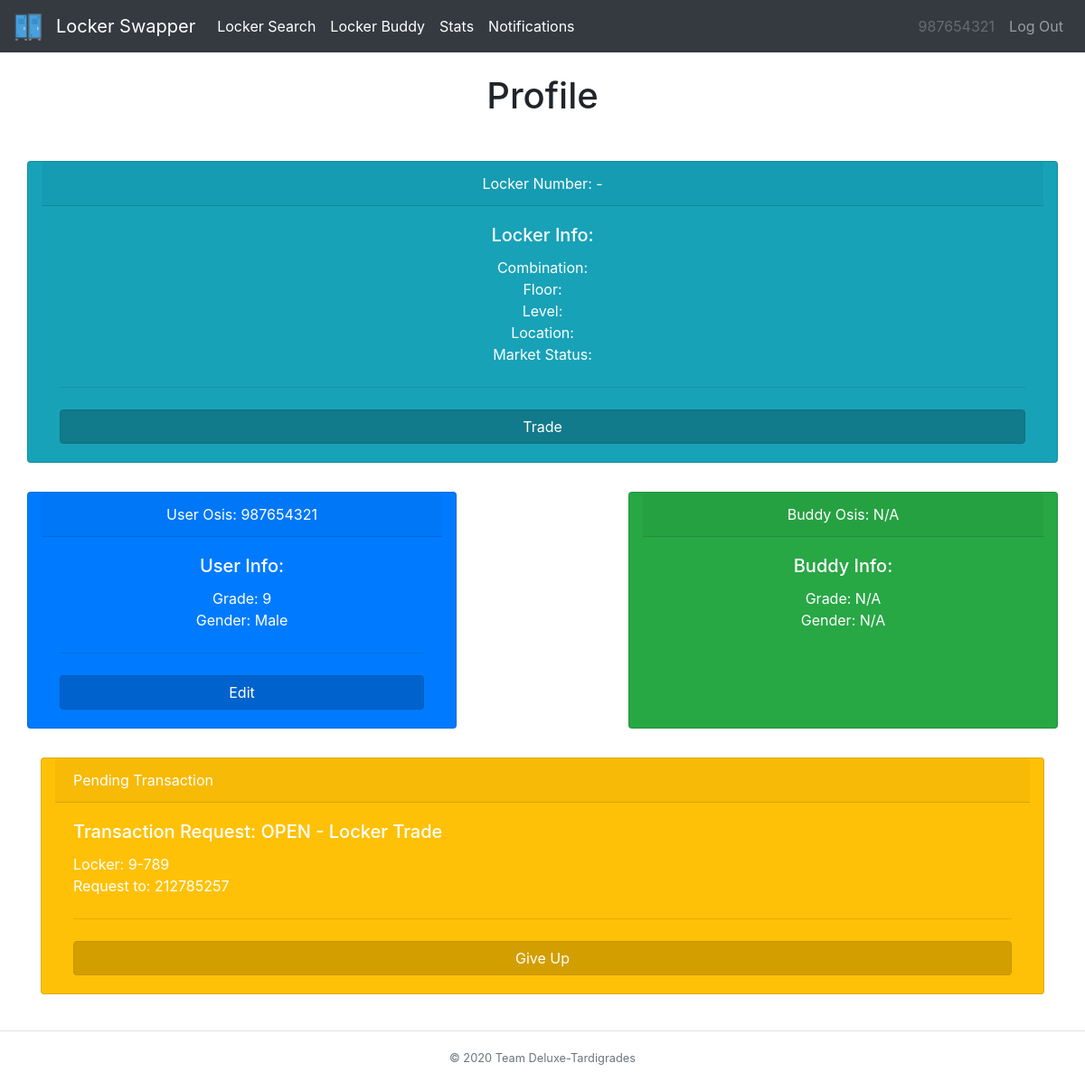
Before: /home (signed in) with the older database file.
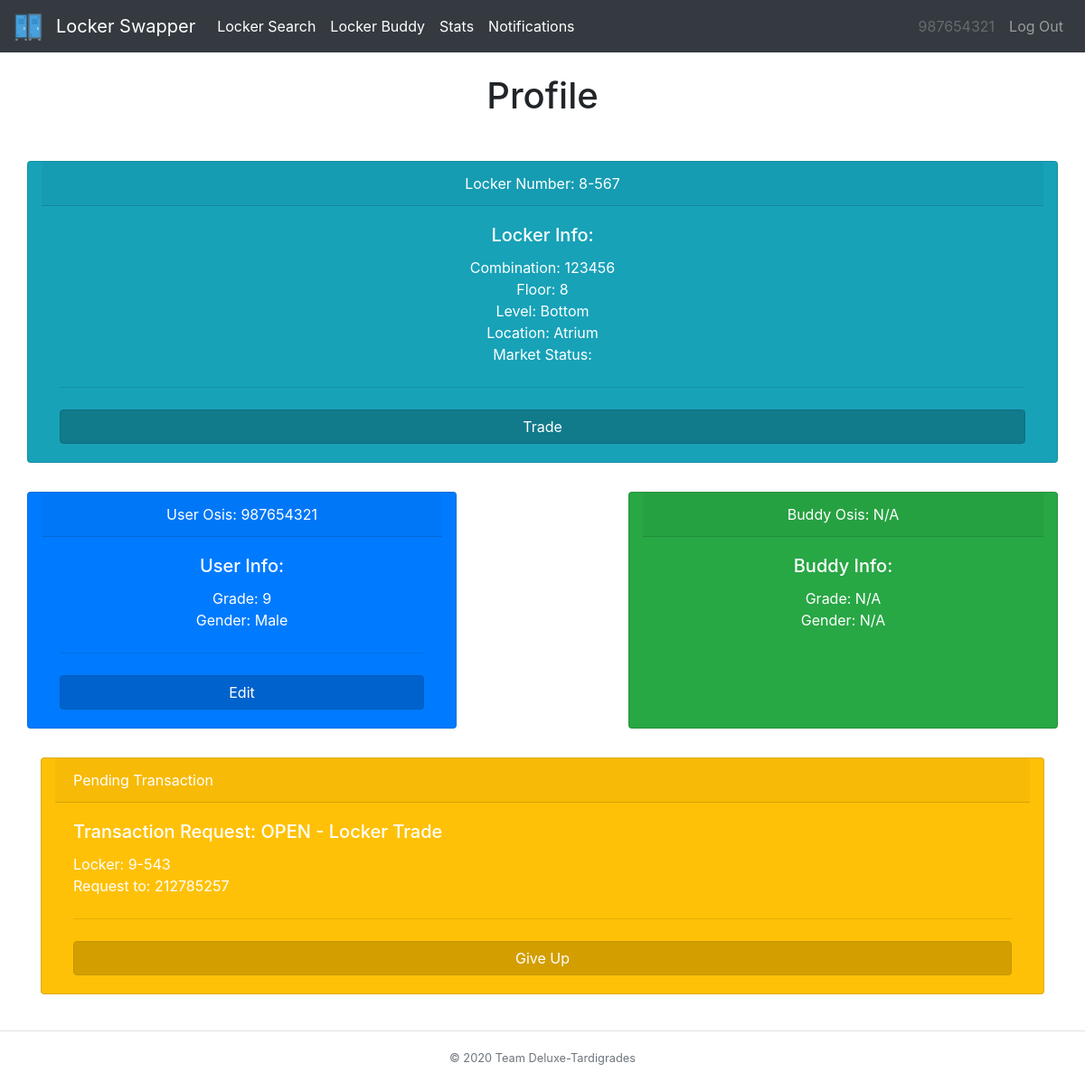
After: the same page with the newer database file.
### tables this page shows
CREATE TABLE user_tbl (osis INT, password TEXT, locker INT, grade INT, buddy INT, survey TEXT, gender TEXT);

CREATE TABLE transaction_tbl (locker INT, recipient INT, sender INT, status INT, request TEXT, floor INT);

CREATE TABLE locker_tbl (locker INT, owner TEXT, combo TEXT, floor INT, level INT, location TEXT, status TEXT);

### __init__.py (the view)
@app.route("/home")
@login_required
def profile():
    userInfo = db_manager.getUserInfo(session['osis'])
    buddy = ["N/A","N/A","N/A","N/A","N/A","N/A","N/A","N/A"]
    if len(userInfo[4]) != 0:
        buddy = db_manager.getUserInfo(userInfo[4])
    locker = db_manager.getLockerInfo(userInfo[2])
    transactions=db_manager.getTransactionInfo(session['osis'])
    return render_template("home.html", heading="Profile", userInfo=userInfo, buddy=buddy, locker=locker, transactions=transactions , user=session['osis'])

### __init__.py (called while the page is built)
def login_required(f):
    @wraps(f)
    def dec(*args, **kwargs):
        if 'osis' in session:
            return f(*args, **kwargs)
        flash('You must be logged in to view this page!', 'danger')
        return redirect('/')
    return dec

### db_builder.py (called while the page is built)
def execmany(cmd, inputs):
    db = sqlite3.connect(DB_FILE)
    c = db.cursor()
    output = c.execute(cmd, inputs)
    db.commit()
    return output

### db_manager.py (called while the page is built)
def getUserInfo(osis):
    q = "SELECT * from user_tbl WHERE osis=?"
    inputs = (osis,)
    data = execmany(q, inputs).fetchone()
    info = [data[0],data[1],data[2],data[3],data[4],data[5],data[6]]
    return info

def getLockerInfo(locker):
    q = "SELECT * from locker_tbl WHERE locker=?"
    inputs = (locker,)
    data = execmany(q, inputs).fetchone()
    info=[]
    print(data)
    for value in data:
        info.append(value)
    return info

def getTransactionInfo(osis):
    q = "SELECT * from transaction_tbl WHERE sender=?"
    inputs = (osis,)
    data = execmany(q, inputs).fetchall()
    info = []
    if(data is None):
        return info
    for value in data:
        if len(value)>0 and value[3] == 1:
            info.append([value[0],value[1],value[2],value[3],value[4],value[5]])
    return info

### templates/home.html (shortened to what this page needs)
{% extends "base.html" %}
{% block body %}
<div class="row">
  <div class="col-sm-12 col-md-12 col-lg-12 mx-auto">
    <div class="row">
      <div class="card text-white text-center bg-info my-3 col-md-12">
        <div class="card-header">Locker Number: {{locker[3]}}-{{locker[0]}}</div>
        <div class="card-body">
          <h5 class="card-title">Locker Info:</h5>
          <p class="card-text">Combination: {{locker[2]}} <br> Floor: {{locker[3]}} <br> Level: {{locker[4]}} <br> Location: {{locker[5]}} <br> Market Status: {{locker[6]}}</p>
          <hr class="my-4">
          <form action="/market" method="post">
            <button type="submit" class="btn btn-info btn-block active">Trade</button>
          </form>
        </div>
      </div>
    </div>
    <div class="row">
      <div class="card text-white text-center bg-primary my-3 col-md-5">
        <div class="card-header">User Osis: {{userInfo[0]}}</div>
        <div class="card-body">
          <h5 class="card-title">User Info:</h5>
          <p class="card-text">Grade: {{userInfo[3]}} <br> Gender: {{userInfo[6]}}</p>
          <hr class="my-4">
          <form action="/editprof">
            <button type="submit" class="btn btn-primary btn-block active">Edit</button>
          </form>
        </div>
      </div>
      <div class="col-md-2">
      </div>
      <div class="card text-white text-center bg-success my-3 col-md-5">
        <div class="card-header">Buddy Osis: {{buddy[0]}}</div>
        <div class="card-body">
          <h5 class="card-title">Buddy Info:</h5>
          <p class="card-text">Grade: {{buddy[3]}} <br> Gender: {{buddy[6]}}</p>
        </div>
      </div>
    </div>
    {% for item in transactions%}
    <div class="card text-white bg-warning my-3 col-md-12">
      <div class="card-header">Pending Transaction</div>
      <div class="card-body">
        <h5 class="card-title">Transaction Request:
          {% if item[3] == 1 %} OPEN -
            {% if item[4] == 'L' %} Locker Trade {% endif %}
            {% if item[4] == 'B' %} Buddy Match {% endif %} {% endif %}
        </h5>
        <p class="card-text">
          {% if item[4] == 'L' %} Locker: {{item[5]}}-{{item[0]}}<br>{% endif %}
          Request to: {{item[1]}} <br> </p>
        <hr class="my-4">
        <form action="/giveup" method="post">
          <button type="submit" name="giveup" value="{{item[1]}}" class="text-white btn btn-warning btn-block active">Give Up</button>
        </form>
      </div>
    </div>
    {% endfor %}
  </div>
</div>
{% endblock %}

### templates/base.html (shortened to what this page needs)
{% from "macros/render_flashes.html" import render_flashes %}
<!DOCTYPE html>
<html>
    <head>
        <link rel="stylesheet" href="https://stackpath.bootstrapcdn.com/bootstrap/4.3.1/css/bootstrap.min.css">
    </head>
    <body>
      <nav class="navbar navbar-expand-lg navbar-dark bg-dark">
      <a class="navbar-brand" href="/home">
        <img src="/../static/lockericon.png" alt="" width="30" height="30">
      </a>
      <a class="navbar-brand" href="/home">Locker Swapper</a>
      <div class="collapse navbar-collapse" id="navbarSupportedContent">
        <ul class="navbar-nav mr-auto">
          <li class="nav-item active">
            <a class="nav-link" href="/locker">Locker Search</a>
          </li>
          <li class="nav-item active">
            <a class="nav-link" href="/survey">Locker Buddy</a>
          </li>
          <li class="nav-item active">
            <a class="nav-link" href="/stats">Stats</a>
          </li>
          <li class="nav-item active">
            <a class="nav-link" href="/notifs">Notifications</a>
          </li>
        </ul>
        <ul class="navbar-nav navbar-right">
            <li class="nav-item">
                <a class="nav-link disabled">{{user}}</a>
            </li>
            <li class="nav-item">
                <a class="nav-link" href="/logout">Log Out</a>
            </li>
        </ul>
      </div>
    </nav>
    <div class="container">
      {{ render_flashes() }}
      <h1 class="text-center">{{heading}}</h1>
      <br>
      {% block body %}
      {% endblock %}
    </div>
    <br>
    <footer class="footer-copyright text-center py-3 border-top">
        <small class="text-muted">© 2020 Team Deluxe-Tardigrades</small>
    </footer>
  </body>
</html>

### templates/macros/render_flashes.html (shortened to what this page needs)
{% macro render_flashes() %}
    <br>
{% endmacro %}

Changed rows visible on the page:
now on this page (row edited): locker_tbl: floor "8", locker "567", combo "123456", level "Bottom", location "Atrium"
changed transaction_tbl: locker "789" → "543"
